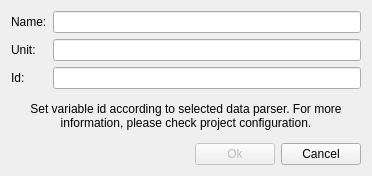
<?xml version="1.0" encoding="UTF-8"?>
<ui version="4.0">
 <class>WindowVariable</class>
 <widget class="QDialog" name="WindowVariable">
  <property name="geometry">
   <rect>
    <x>0</x>
    <y>0</y>
    <width>372</width>
    <height>168</height>
   </rect>
  </property>
  <property name="windowTitle">
   <string>Dialog</string>
  </property>
  <layout class="QVBoxLayout" name="verticalLayout">
   <item>
    <widget class="QFrame" name="frame">
     <property name="sizePolicy">
      <sizepolicy hsizetype="Preferred" vsizetype="Maximum">
       <horstretch>0</horstretch>
       <verstretch>0</verstretch>
      </sizepolicy>
     </property>
     <property name="frameShape">
      <enum>QFrame::NoFrame</enum>
     </property>
     <property name="frameShadow">
      <enum>QFrame::Raised</enum>
     </property>
     <layout class="QFormLayout" name="formLayout">
      <property name="leftMargin">
       <number>0</number>
      </property>
      <property name="topMargin">
       <number>0</number>
      </property>
      <property name="rightMargin">
       <number>0</number>
      </property>
      <property name="bottomMargin">
       <number>0</number>
      </property>
      <item row="0" column="0">
       <widget class="QLabel" name="label">
        <property name="text">
         <string>Name:</string>
        </property>
       </widget>
      </item>
      <item row="0" column="1">
       <widget class="QLineEdit" name="name"/>
      </item>
      <item row="2" column="0">
       <widget class="QLabel" name="label_2">
        <property name="text">
         <string>Id:</string>
        </property>
       </widget>
      </item>
      <item row="2" column="1">
       <widget class="QLineEdit" name="id"/>
      </item>
      <item row="1" column="0">
       <widget class="QLabel" name="label_4">
        <property name="text">
         <string>Unit:</string>
        </property>
       </widget>
      </item>
      <item row="1" column="1">
       <widget class="QLineEdit" name="unit"/>
      </item>
     </layout>
    </widget>
   </item>
   <item>
    <widget class="QLabel" name="label_3">
     <property name="sizePolicy">
      <sizepolicy hsizetype="Preferred" vsizetype="Minimum">
       <horstretch>0</horstretch>
       <verstretch>0</verstretch>
      </sizepolicy>
     </property>
     <property name="text">
      <string>Set variable id according to selected data parser. For more information, please check project configuration.</string>
     </property>
     <property name="textFormat">
      <enum>Qt::PlainText</enum>
     </property>
     <property name="alignment">
      <set>Qt::AlignCenter</set>
     </property>
     <property name="wordWrap">
      <bool>true</bool>
     </property>
    </widget>
   </item>
   <item>
    <widget class="QFrame" name="frame_2">
     <property name="sizePolicy">
      <sizepolicy hsizetype="Preferred" vsizetype="Maximum">
       <horstretch>0</horstretch>
       <verstretch>0</verstretch>
      </sizepolicy>
     </property>
     <property name="frameShape">
      <enum>QFrame::NoFrame</enum>
     </property>
     <property name="frameShadow">
      <enum>QFrame::Raised</enum>
     </property>
     <layout class="QHBoxLayout" name="horizontalLayout">
      <property name="leftMargin">
       <number>0</number>
      </property>
      <property name="topMargin">
       <number>0</number>
      </property>
      <property name="rightMargin">
       <number>0</number>
      </property>
      <property name="bottomMargin">
       <number>0</number>
      </property>
      <item>
       <spacer name="horizontalSpacer">
        <property name="orientation">
         <enum>Qt::Horizontal</enum>
        </property>
        <property name="sizeHint" stdset="0">
         <size>
          <width>187</width>
          <height>20</height>
         </size>
        </property>
       </spacer>
      </item>
      <item>
       <widget class="QPushButton" name="ok">
        <property name="enabled">
         <bool>false</bool>
        </property>
        <property name="text">
         <string>Ok</string>
        </property>
       </widget>
      </item>
      <item>
       <widget class="QPushButton" name="cancel">
        <property name="text">
         <string>Cancel</string>
        </property>
       </widget>
      </item>
     </layout>
    </widget>
   </item>
  </layout>
 </widget>
 <tabstops>
  <tabstop>name</tabstop>
  <tabstop>unit</tabstop>
  <tabstop>id</tabstop>
  <tabstop>ok</tabstop>
  <tabstop>cancel</tabstop>
 </tabstops>
 <resources/>
 <connections/>
</ui>
